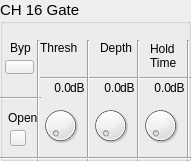
  <widget class="QGroupBox" name="groupBox_16">
   <property name="geometry">
    <rect>
     <x>750</x>
     <y>520</y>
     <width>191</width>
     <height>161</height>
    </rect>
   </property>
   <property name="font">
    <font>
     <pointsize>11</pointsize>
    </font>
   </property>
   <property name="title">
    <string>CH 16 Gate</string>
   </property>
   <widget class="QLabel" name="label_166">
    <property name="geometry">
     <rect>
      <x>10</x>
      <y>40</y>
      <width>21</width>
      <height>16</height>
     </rect>
    </property>
    <property name="font">
     <font>
      <pointsize>9</pointsize>
     </font>
    </property>
    <property name="text">
     <string>Byp</string>
    </property>
   </widget>
   <widget class="QLabel" name="label_167">
    <property name="geometry">
     <rect>
      <x>40</x>
      <y>40</y>
      <width>41</width>
      <height>16</height>
     </rect>
    </property>
    <property name="font">
     <font>
      <pointsize>9</pointsize>
     </font>
    </property>
    <property name="text">
     <string>Thresh</string>
    </property>
   </widget>
   <widget class="QLabel" name="label_168">
    <property name="geometry">
     <rect>
      <x>100</x>
      <y>40</y>
      <width>41</width>
      <height>16</height>
     </rect>
    </property>
    <property name="font">
     <font>
      <pointsize>9</pointsize>
     </font>
    </property>
    <property name="text">
     <string>Depth</string>
    </property>
   </widget>
   <widget class="QLabel" name="label_169">
    <property name="geometry">
     <rect>
      <x>150</x>
      <y>40</y>
      <width>31</width>
      <height>31</height>
     </rect>
    </property>
    <property name="font">
     <font>
      <pointsize>9</pointsize>
     </font>
    </property>
    <property name="text">
     <string>Hold
Time</string>
    </property>
   </widget>
   <widget class="Line" name="line_106">
    <property name="geometry">
     <rect>
      <x>40</x>
      <y>70</y>
      <width>151</width>
      <height>16</height>
     </rect>
    </property>
    <property name="orientation">
     <enum>Qt::Horizontal</enum>
    </property>
   </widget>
   <widget class="Line" name="line_107">
    <property name="geometry">
     <rect>
      <x>0</x>
      <y>90</y>
      <width>41</width>
      <height>16</height>
     </rect>
    </property>
    <property name="orientation">
     <enum>Qt::Horizontal</enum>
    </property>
   </widget>
   <widget class="Line" name="line_108">
    <property name="geometry">
     <rect>
      <x>30</x>
      <y>40</y>
      <width>16</width>
      <height>121</height>
     </rect>
    </property>
    <property name="orientation">
     <enum>Qt::Vertical</enum>
    </property>
   </widget>
   <widget class="Line" name="line_109">
    <property name="geometry">
     <rect>
      <x>80</x>
      <y>40</y>
      <width>16</width>
      <height>121</height>
     </rect>
    </property>
    <property name="orientation">
     <enum>Qt::Vertical</enum>
    </property>
   </widget>
   <widget class="Line" name="line_110">
    <property name="geometry">
     <rect>
      <x>130</x>
      <y>40</y>
      <width>16</width>
      <height>121</height>
     </rect>
    </property>
    <property name="orientation">
     <enum>Qt::Vertical</enum>
    </property>
   </widget>
   <widget class="Line" name="line_111">
    <property name="geometry">
     <rect>
      <x>180</x>
      <y>40</y>
      <width>16</width>
      <height>121</height>
     </rect>
    </property>
    <property name="orientation">
     <enum>Qt::Vertical</enum>
    </property>
   </widget>
   <widget class="OIDDial" name="dial_46">
    <property name="geometry">
     <rect>
      <x>40</x>
      <y>100</y>
      <width>41</width>
      <height>51</height>
     </rect>
    </property>
   </widget>
   <widget class="OIDDial" name="dial_47">
    <property name="geometry">
     <rect>
      <x>90</x>
      <y>100</y>
      <width>41</width>
      <height>51</height>
     </rect>
    </property>
   </widget>
   <widget class="OIDDial" name="dial_48">
    <property name="geometry">
     <rect>
      <x>140</x>
      <y>100</y>
      <width>41</width>
      <height>51</height>
     </rect>
    </property>
   </widget>
   <widget class="Line" name="line_112">
    <property name="geometry">
     <rect>
      <x>0</x>
      <y>150</y>
      <width>191</width>
      <height>16</height>
     </rect>
    </property>
    <property name="orientation">
     <enum>Qt::Horizontal</enum>
    </property>
   </widget>
   <widget class="QLabel" name="label_170">
    <property name="geometry">
     <rect>
      <x>70</x>
      <y>80</y>
      <width>16</width>
      <height>16</height>
     </rect>
    </property>
    <property name="font">
     <font>
      <pointsize>9</pointsize>
     </font>
    </property>
    <property name="text">
     <string>dB</string>
    </property>
   </widget>
   <widget class="QLabel" name="label_171">
    <property name="geometry">
     <rect>
      <x>120</x>
      <y>80</y>
      <width>16</width>
      <height>16</height>
     </rect>
    </property>
    <property name="font">
     <font>
      <pointsize>9</pointsize>
     </font>
    </property>
    <property name="text">
     <string>dB</string>
    </property>
   </widget>
   <widget class="QLabel" name="label_172">
    <property name="geometry">
     <rect>
      <x>170</x>
      <y>80</y>
      <width>16</width>
      <height>16</height>
     </rect>
    </property>
    <property name="font">
     <font>
      <pointsize>9</pointsize>
     </font>
    </property>
    <property name="text">
     <string>dB</string>
    </property>
   </widget>
   <widget class="QLabel" name="ls46">
    <property name="geometry">
     <rect>
      <x>40</x>
      <y>80</y>
      <width>31</width>
      <height>16</height>
     </rect>
    </property>
    <property name="font">
     <font>
      <pointsize>9</pointsize>
     </font>
    </property>
    <property name="text">
     <string>0.0</string>
    </property>
    <property name="alignment">
     <set>Qt::AlignRight|Qt::AlignTrailing|Qt::AlignVCenter</set>
    </property>
   </widget>
   <widget class="QLabel" name="ls47">
    <property name="geometry">
     <rect>
      <x>90</x>
      <y>80</y>
      <width>31</width>
      <height>16</height>
     </rect>
    </property>
    <property name="font">
     <font>
      <pointsize>9</pointsize>
     </font>
    </property>
    <property name="text">
     <string>0.0</string>
    </property>
    <property name="alignment">
     <set>Qt::AlignRight|Qt::AlignTrailing|Qt::AlignVCenter</set>
    </property>
   </widget>
   <widget class="QLabel" name="ls48">
    <property name="geometry">
     <rect>
      <x>140</x>
      <y>80</y>
      <width>31</width>
      <height>16</height>
     </rect>
    </property>
    <property name="font">
     <font>
      <pointsize>9</pointsize>
     </font>
    </property>
    <property name="text">
     <string>0.0</string>
    </property>
    <property name="alignment">
     <set>Qt::AlignRight|Qt::AlignTrailing|Qt::AlignVCenter</set>
    </property>
   </widget>
   <widget class="QLabel" name="label_176">
    <property name="geometry">
     <rect>
      <x>8</x>
      <y>110</y>
      <width>31</width>
      <height>16</height>
     </rect>
    </property>
    <property name="font">
     <font>
      <pointsize>9</pointsize>
     </font>
    </property>
    <property name="text">
     <string>Open</string>
    </property>
   </widget>
   <widget class="OIDStatePushBtn" name="bypass16">
    <property name="geometry">
     <rect>
      <x>5</x>
      <y>60</y>
      <width>29</width>
      <height>14</height>
     </rect>
    </property>
    <property name="text">
     <string/>
    </property>
    <property name="checkable">
     <bool>true</bool>
    </property>
   </widget>
   <widget class="OIDStatus" name="btnOpen_16">
    <property name="enabled">
     <bool>true</bool>
    </property>
    <property name="geometry">
     <rect>
      <x>10</x>
      <y>130</y>
      <width>16</width>
      <height>16</height>
     </rect>
    </property>
    <property name="text">
     <string/>
    </property>
    <property name="checkable">
     <bool>false</bool>
    </property>
   </widget>
  </widget>
